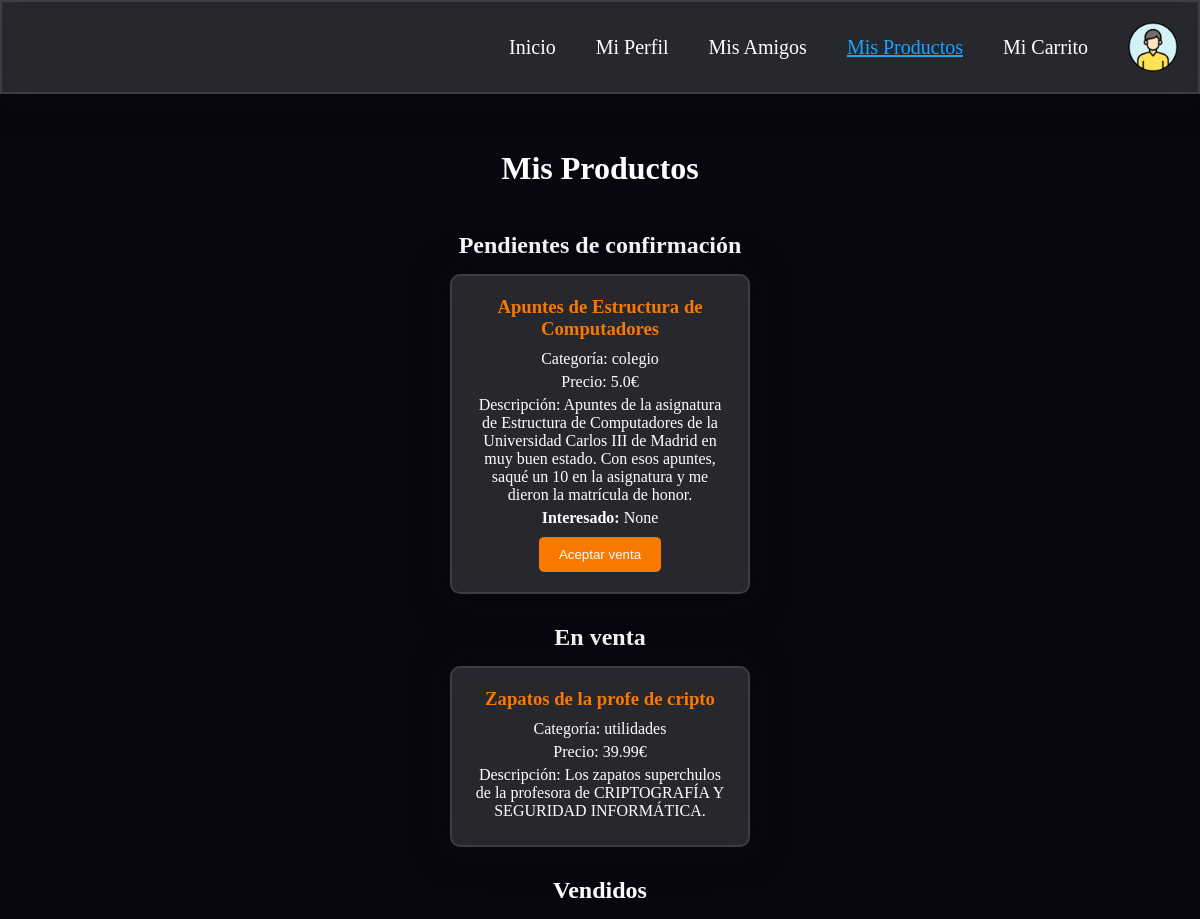
Before: /productos (signed in) with the older database file.
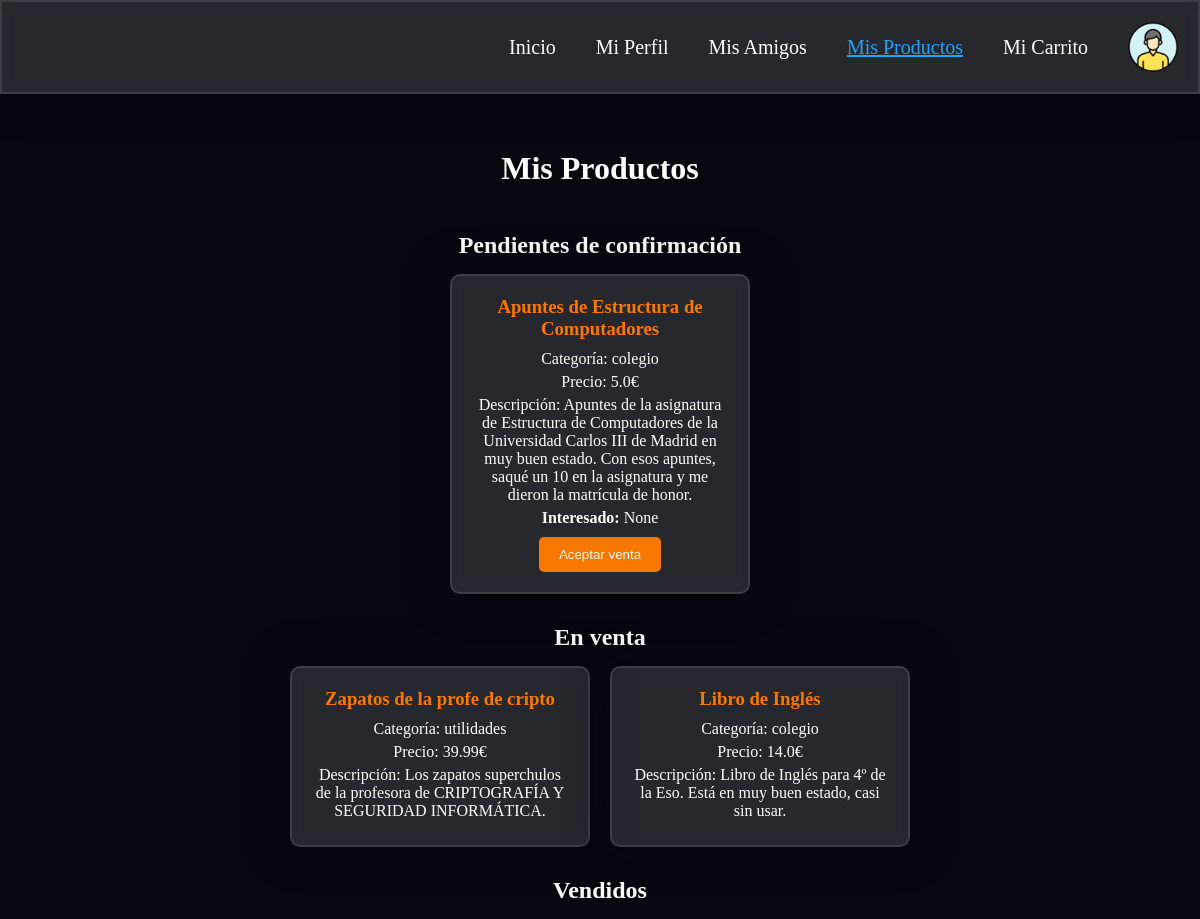
After: the same page with the newer database file.
### app.py (models this page shows)
class Product(db.Model):
    __tablename__ = 'products'
    id = db.Column(db.Integer, primary_key=True)
    name = db.Column(db.String(80), nullable=False)
    category = db.Column(db.String(80), nullable=False)
    price = db.Column(db.Float, nullable=False)
    description = db.Column(db.String(200), nullable=False)
    status = db.Column(db.String(20), nullable=False, default='en venta')
    seller_id = db.Column(db.Integer, db.ForeignKey('users.id'), nullable=False)
    buyer_id = db.Column(db.Integer, db.ForeignKey('users.id'), nullable=True)
    created_at = db.Column(db.String(120), nullable=False)

### app.py (the view)
@app.route('/productos')
def productos():
    user_id = session.get('user_id')
    if not user_id:
        return redirect(url_for('login'))
    productos_en_venta = Product.query.filter_by(seller_id=user_id, status='en venta').all()
    productos_pendientes = Product.query.filter_by(seller_id=user_id, status='pendiente de confirmación').all()
    productos_vendidos = Product.query.filter_by(seller_id=user_id, status='vendido').all()
    return render_template('productos.html', productos_en_venta=productos_en_venta, productos_pendientes=productos_pendientes, productos_vendidos=productos_vendidos)

### templates/productos.html (shortened to what this page needs)
<!DOCTYPE html>
<html lang="en">
<head>
    <link rel="stylesheet" type="text/css" href="{{ url_for('static', filename='styles/productos.css') }}">
</head>
<body>
    <nav>
        <a href="{{ url_for('app_route') }}">Inicio</a>
        <a href="{{ url_for('perfil') }}">Mi Perfil</a>
        <a href="{{ url_for('amigos') }}">Mis Amigos</a>
        <a class="selected" href="{{ url_for('productos') }}">Mis Productos</a>
        <a href="{{ url_for('carrito') }}">Mi Carrito</a>
        <img src="{{ url_for('static', filename='imagenes/perfil.png') }}" alt="Perfil">
    </nav>
    <h1>Mis Productos</h1>
    <h2>Pendientes de confirmación</h2>
    <div class="product-list">
        {% for producto in productos_pendientes %}
            <div class="product-card">
                <h3>{{ producto.name }}</h3>
                <p>Categoría: {{ producto.category }}</p>
                <p>Precio: {{ producto.price }}€</p>
                <p>Descripción: {{ producto.description }}</p>
                <p><strong>Interesado:</strong> {{ producto.buyer_id }}</p>
                <form action="{{ url_for('validar_compra') }}" method="post">
                    <input type="submit" value="Aceptar venta">
                </form>
            </div>
        {% endfor %}
    </div>
    <h2>En venta</h2>
    <div class="product-list">
        {% for producto in productos_en_venta %}
            <div class="product-card">
                <h3>{{ producto.name }}</h3>
                <p>Categoría: {{ producto.category }}</p>
                <p>Precio: {{ producto.price }}€</p>
                <p>Descripción: {{ producto.description }}</p>
            </div>
        {% endfor %}
    </div>
    <h2>Vendidos</h2>
</body>
</html>

Changed rows visible on the page:
added Product: name "Libro de Inglés", category "colegio", price "14.0", description "Libro de Inglés para 4º de la Eso. Está en muy buen estado, casi sin usar.", shown under "En venta"
